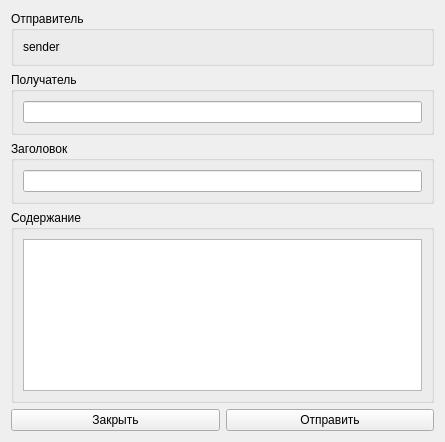
<?xml version="1.0" encoding="UTF-8"?>
<ui version="4.0">
 <class>Form</class>
 <widget class="QWidget" name="Form">
  <property name="geometry">
   <rect>
    <x>0</x>
    <y>0</y>
    <width>445</width>
    <height>442</height>
   </rect>
  </property>
  <property name="windowTitle">
   <string>Form</string>
  </property>
  <layout class="QVBoxLayout" name="verticalLayout" stretch="0,0,0,1,0">
   <item>
    <widget class="QGroupBox" name="groupBox">
     <property name="title">
      <string>Отправитель</string>
     </property>
     <layout class="QHBoxLayout" name="horizontalLayout">
      <item>
       <widget class="QLabel" name="sender_label">
        <property name="text">
         <string>sender</string>
        </property>
       </widget>
      </item>
     </layout>
    </widget>
   </item>
   <item>
    <widget class="QGroupBox" name="groupBox_2">
     <property name="title">
      <string>Получатель</string>
     </property>
     <layout class="QHBoxLayout" name="horizontalLayout_2">
      <item>
       <widget class="QLineEdit" name="reciever_edit"/>
      </item>
     </layout>
    </widget>
   </item>
   <item>
    <widget class="QGroupBox" name="groupBox_3">
     <property name="title">
      <string>Заголовок</string>
     </property>
     <layout class="QHBoxLayout" name="horizontalLayout_3">
      <item>
       <widget class="QLineEdit" name="title_edit"/>
      </item>
     </layout>
    </widget>
   </item>
   <item>
    <widget class="QGroupBox" name="groupBox_4">
     <property name="title">
      <string>Содержание</string>
     </property>
     <layout class="QHBoxLayout" name="horizontalLayout_4">
      <item>
       <widget class="QPlainTextEdit" name="content_edit"/>
      </item>
     </layout>
    </widget>
   </item>
   <item>
    <layout class="QHBoxLayout" name="horizontalLayout_5">
     <item>
      <widget class="QPushButton" name="close_button">
       <property name="text">
        <string>Закрыть</string>
       </property>
      </widget>
     </item>
     <item>
      <widget class="QPushButton" name="send_button">
       <property name="text">
        <string>Отправить</string>
       </property>
      </widget>
     </item>
    </layout>
   </item>
  </layout>
 </widget>
 <resources/>
 <connections/>
</ui>
